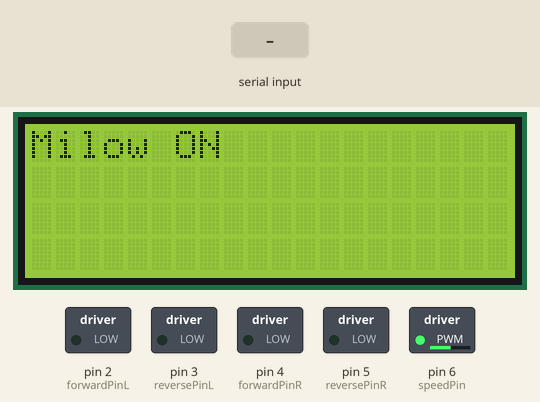
Recording of a sketch running on a simulated Arduino Uno, built with avr-gcc and run on an emulated ATmega328P. Shown: 20×4 character LCD, switched loads named in the sketch (green lamp = pin HIGH). Inputs (shaded band) come from the test bench. What the sketch prints to the serial monitor is not drawn.

Above: at 1.2 s.
1.3 s: "F1\n" received over Serial
At 2.2 s:
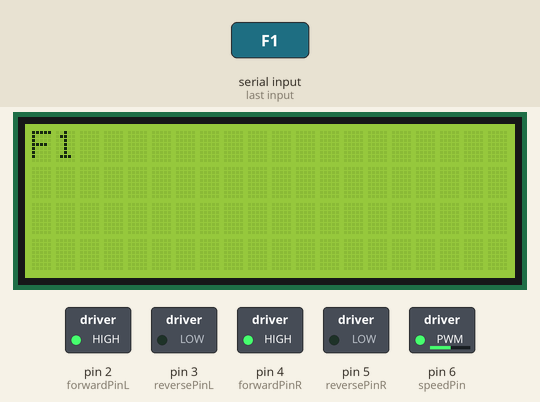
2.8 s: "R1\n" received over Serial
At 3.2 s:
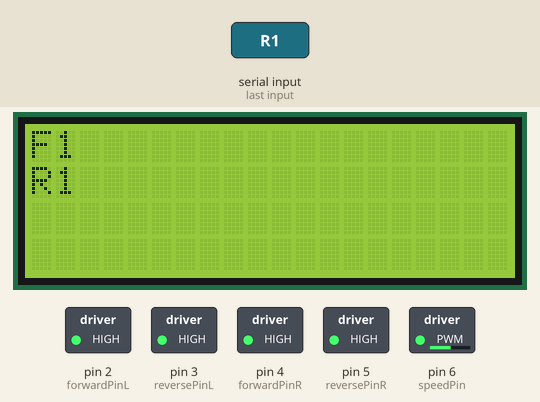
4.3 s: "l1\n" received over Serial
At 5.5 s:
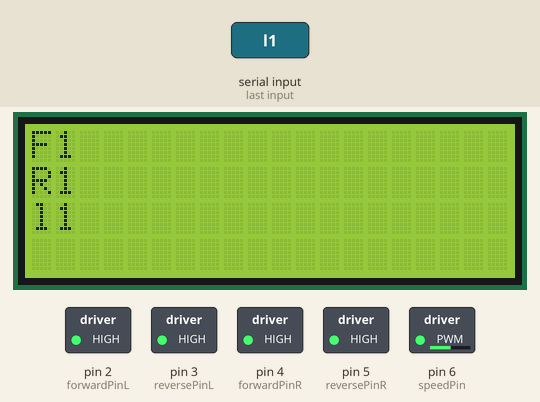
5.8 s: "r1\n" received over Serial
At 6.7 s:
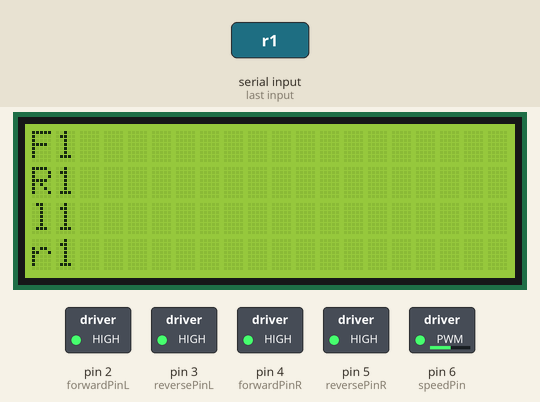
7.3 s: byte 10 ('\n') received over Serial
At 7.9 s:
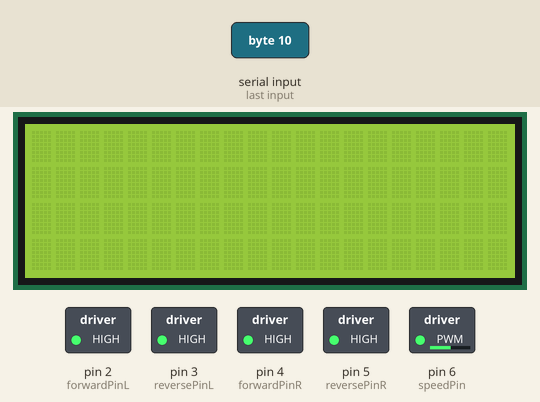
8.8 s: "l0\n" received over Serial
At 10.1 s:
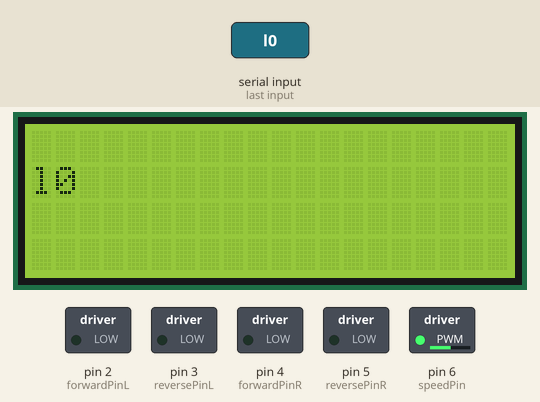
Timing chart, 0 to 11.3 s (numbered marks = the images above; inputs shaded):
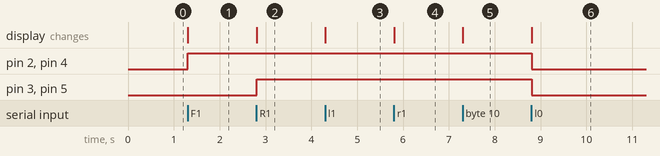

The sketch:

arduino-code-milow-v1.ino
```cpp
#include <avr/pgmspace.h>
#include <Wire.h>
#include <LiquidCrystal_I2C.h>

//Display


//Four wheel drive module by Jonas.J

//Controls from keyboard
//
// space        -   Stop all motors
//
// up_arrow     -   Forward all motors
// down-arrow   -   Reverse all motors
// left_arrow   -   forward on both right side Motors M4 & M3
// right_arrow  -  forward on both left side Motors M1 & M2
//
//Later implementations
// 1			- 	slow speed
// 2			- 	medium speed
// 3			- 	full speed
//


//Declaration of pins on arduino for Motors

//speed
int speedPin = 6;

// Left Motors (1 and 2)
int forwardPinL = 2;
int reversePinL = 3;

// Right Motors (3 and 4)
int forwardPinR = 4;
int reversePinR = 5;

int i=1;
long stack[100][2];
long time;
int speed = 130;                 //init speed

String inputString = "";         // a string to hold incoming data
boolean stringComplete = false;  // whether the string is complete


// set the LCD address to 0x27 for a 20 chars 4 line display
// Set the pins on the I2C chip used for LCD connections:
//                    addr, en,rw,rs,d4,d5,d6,d7,bl,blpol
LiquidCrystal_I2C lcd(0x27, 2, 1, 0, 4, 5, 6, 7, 3, POSITIVE);  // Set the LCD I2C address
int row = 0;


//Stopwatch
class StopWatch
{
   public:
      long startTime;
      long stopTime;
      long elapsedTime;
      int direc;
};

StopWatch stopWatchF;

void startClock(int type){
	stopWatchF.startTime = millis();
        stopWatchF.direc = type;
}
void stopClock(){
	stopWatchF.stopTime = millis();
}

long elapsedTime(){
	stopWatchF.elapsedTime = stopWatchF.stopTime - stopWatchF.startTime;
	return stopWatchF.elapsedTime;
}

void store(long time){
  stack[0][0] = 0;
  stack[0][1] = 0;
  long dirVector[2] = {stopWatchF.direc,time};
  stack[i][0] = dirVector[0];
  stack[i][1] = dirVector[1];
  i = i + 1;
}

void forward(){
  digitalWrite(forwardPinL, HIGH);
	digitalWrite(forwardPinR, HIGH);
};

void turnLeft(){
	digitalWrite(forwardPinR, HIGH);
};

void turnRight(){
	digitalWrite(forwardPinL, HIGH);
};

void reverse(){
	digitalWrite(reversePinL, HIGH);
	digitalWrite(reversePinR, HIGH);
};

void revLeft(){
	digitalWrite(reversePinR, HIGH);
};

void revRight(){
	digitalWrite(reversePinL, HIGH);
};

void increaseSpeed(){
  speed = speed + 10;
  analogWrite(speedPin,speed);
};

void decreaseSpeed(){
  speed = speed - 10;
  analogWrite(speedPin,speed);
};

void stop(){
	digitalWrite(forwardPinL, LOW);
	digitalWrite(reversePinL, LOW);
	digitalWrite(forwardPinR, LOW);
	digitalWrite(reversePinR, LOW);
};

void prnt(String output){
  if(row % 4 == 0){
    lcd.clear();
    lcd.setCursor(0,0);
    }
  int set = (row%4);
  lcd.setCursor(0,set);
  lcd.print(output);
  row ++;
  }

void setup() {
// put your setup code here, to run once:
// initialize serial communication @ 115200 baud:
	Serial.begin(74880);
  // reserve 200 bytes for the inputString:
  inputString.reserve(200);


//Define arduino pins
	pinMode(forwardPinL, OUTPUT);
	pinMode(reversePinL, OUTPUT);
	pinMode(forwardPinR, OUTPUT);
	pinMode(reversePinR, OUTPUT);
  pinMode(speedPin, OUTPUT);

  analogWrite(speedPin,speed);

//displayports
lcd.begin(20,4);     // initialize the lcd for 20 chars 4 lines and turn on backlight
lcd.backlight(); // finish with backlight on


lcd.setCursor(0,0); //Start at character 0 on line 0
lcd.print("Milow ON");
}

void loop() {
// put your main code here, to run repeatedly:

  if (stringComplete) {
      Serial.println(inputString);
      inputString.trim();
      prnt(inputString);
      if (inputString == "F1" || inputString.endsWith("F1")){
        forward();

      }
      if (inputString == "F0" || inputString.endsWith("F0")){
        stop();
        //prnt(inputString);
      }


      if (inputString == "l1" || inputString.endsWith("l1")){
        turnLeft();
        //prnt(inputString);
      }
      if (inputString == "l0" || inputString.endsWith("l0")){
        stop();
        //prnt(inputString);
      }


      if (inputString == "r1" || inputString.endsWith("r1")){
        turnRight();
        //prnt(inputString);
      }
      if (inputString == "r0" || inputString.endsWith("r0")){
        stop();
        //prnt(inputString);
      }


      if (inputString == "R1" || inputString.endsWith("R1")){
        reverse();
        //prnt(inputString);
      }
      if (inputString == "R0" || inputString.endsWith("R0")){
        stop();
        //prnt(inputString);
      }

      // clear the string:
      inputString = "";
      stringComplete = false;
    }
  }


void serialEvent() {
  while (Serial.available()) {
    // get the new byte:
    char inChar = (char)Serial.read();
    // add it to the inputString:
    inputString += inChar;
    // if the incoming character is a newline, set a flag
    // so the main loop can do something about it:
    if (inChar == '\n') {
      stringComplete = true;
    }
  }

}
```

Measured:
- after the input at 1.3 s, pin 2 (forwardPinL), pin 4 (forwardPinR): LOW → HIGH at once; the display: changes at once (image 1)
- after the input at 2.8 s, pin 3 (reversePinL), pin 5 (reversePinR): LOW → HIGH at once; the display: changes at once (image 2)
- after the input at 4.3 s, the display: changes at once (image 3)
- after the input at 5.8 s, the display: changes at once (image 4)
- after the input at 7.3 s, the display: changes at once (image 5)
- after the input at 8.8 s, pin 2 (forwardPinL), pin 3 (reversePinL), pin 4 (forwardPinR), pin 5 (reversePinR): HIGH → LOW at once; the display: changes at once (image 6)
